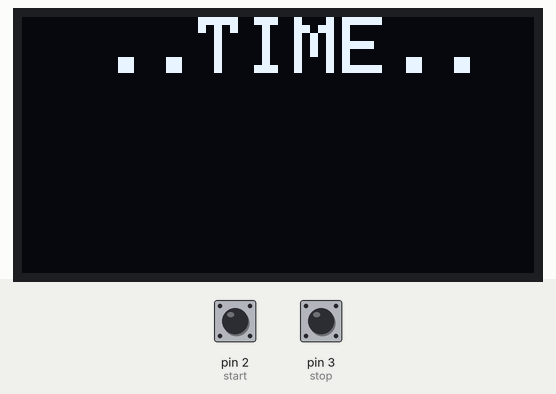
A sketch run on a simulated Arduino Uno, built with avr-gcc and run on an emulated ATmega328P. On the bench: 128×64 one-colour display. The inputs (shaded band) are chosen by the test bench; at power-on: pin 2 (start) HIGH, pin 3 (stop) HIGH. What the sketch prints to the serial monitor is not drawn.

Above: at 1.2 s.
1.3 s: pin 2 (start) pulled LOW for 0.15 s
At 1.59 s:
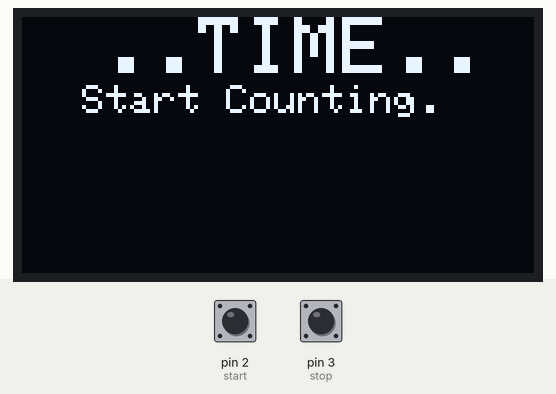
3.4 s: pin 3 (stop) pulled LOW for 0.15 s
At 4.5 s:
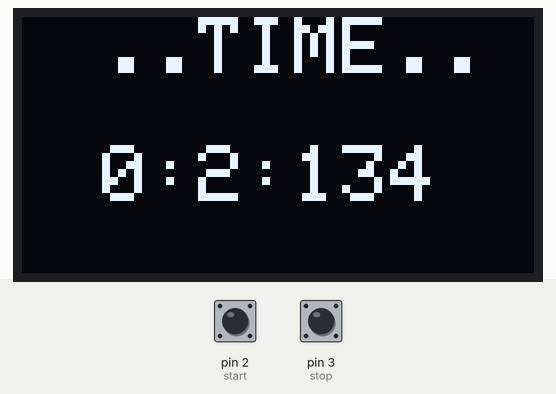
5.1 s: pin 3 (stop) pulled LOW for 1 s
At 7.1 s:
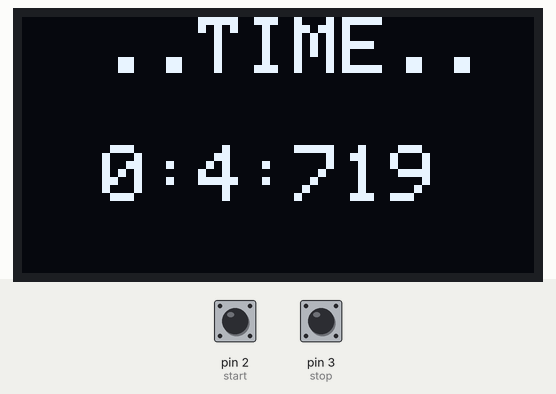
7.6 s: pin 2 (start) pulled LOW for 1 s
At 8.25 s:
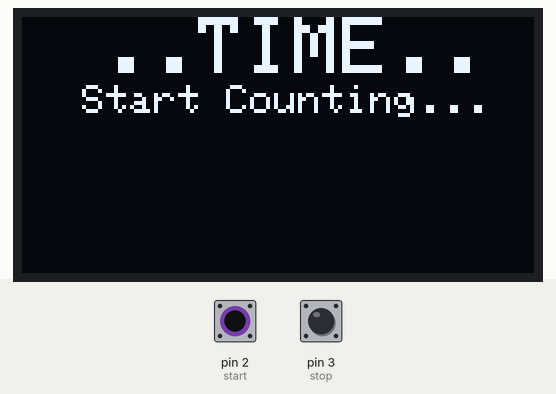
10.1 s: pin 2 (start) driven LOW and pin 3 (stop) driven LOW
At 10.96 s:
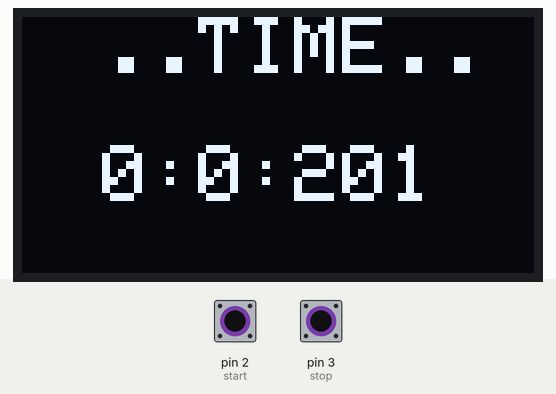
12.2 s: pin 2 (start) driven HIGH
At 12.81 s:
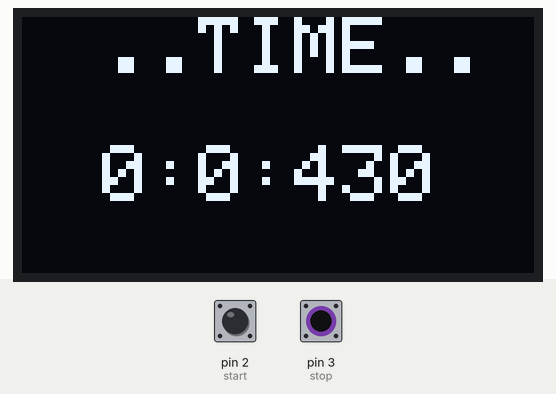
Timing chart, 0 to 15.1 s (numbered marks = the images above; inputs shaded):
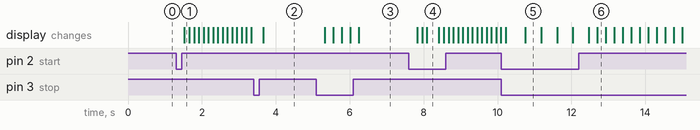

The sketch:

oled_with_stopwatch_v2.ino
```cpp
#include <SPI.h>
#include <Wire.h>
#include <Adafruit_GFX.h>
#include <Adafruit_SSD1306.h>

#define OLED_RESET 4
Adafruit_SSD1306 display(OLED_RESET);

unsigned long start,finished,elapsed;
int buf = 0;

void setup() {
  Serial.begin(9600);
  display.begin(SSD1306_SWITCHCAPVCC, 0x3C);  // initialize with the I2C addr 0x3D (for the 128x64)
  display.clearDisplay();
  display.setTextSize(2);
  display.setTextColor(WHITE);
  display.setCursor(20,0);
  display.println("..TIME..");
  display.display();
  pinMode(2, INPUT_PULLUP); // start
  pinMode(3, INPUT_PULLUP); // stop
}

void displayResult()
{
  float h,m,s,ms;
  unsigned long over;

  elapsed = finished-start;

  buf = 0;

  h = int(elapsed/3600000);
  over = elapsed % 3600000;
  m = int(over/60000);
  over = over % 60000;
  s = int(over / 1000);
  ms = over % 1000;
  Serial.print("Raw elapsed time: ");
  Serial.println(elapsed);
  Serial.print("Elapsed time: ");
  Serial.print(h, 0);
  Serial.print(" h ");
  Serial.print(m, 0);
  Serial.print(" m ");
  Serial.print(s, 0);
  Serial.print(" s ");
  Serial.print(ms, 0);
  Serial.println(" ms ");
  Serial.println();

  display.clearDisplay();
  display.setTextSize(2);
  display.setTextColor(WHITE);
  display.setCursor(20,0);
  display.println("..TIME..");
  display.setTextSize(2);
  display.setTextColor(WHITE);
  display.setCursor(20,32);
  display.print(m,0); display.print(":");  display.print(s,0); display.print(":");   display.println(ms,0);
  display.display();
}

void loop() {
  counter();
  buff();
  }

void counter(){
  if (digitalRead(2)== LOW)
  {
    start = millis();
    delay(200); //debounce
    Serial.println("Started...");
    buf = 1;

  }
  if (digitalRead(3)== LOW)
  {
    finished = millis();
    delay(200); //debounce
    displayResult();
  }
  }
void buff(){
  if (buf == 1){
    display.clearDisplay();
    display.setTextSize(2);
    display.setTextColor(WHITE);
    display.setCursor(20,0);
    display.println("..TIME..");
    display.setTextSize(1);

    display.setTextColor(WHITE);
    display.setCursor(15,17);
    display.println("Start Counting.");
    display.display();
    delay(100);

    //----------------------------------
    display.clearDisplay();
    display.setTextSize(2);
    display.setTextColor(WHITE);
    display.setCursor(20,0);
    display.println("..TIME..");

    display.setTextSize(1);
    display.setTextColor(WHITE);
    display.setCursor(15,17);
    display.println("Start Counting..");
    display.display();
    delay(100);

    //----------------------------------
    display.clearDisplay();
    display.setTextSize(2);
    display.setTextColor(WHITE);
    display.setCursor(20,0);
    display.println("..TIME..");

    display.setTextSize(1);
    display.setTextColor(WHITE);
    display.setCursor(15,17);
    display.println("Start Counting...");
    display.display();
    delay(100);
    }
  }
```

Measured:
- after the input at 1.3 s, the display: changes after 0.23 s (image 1)
- after the input at 3.4 s, the display: changes after 0.26 s (image 2)
- after the input at 5.1 s, the display: first changes after 0.23 s (image 3 shows a later state)
- after the input at 7.6 s, the display: first changes after 0.23 s (image 4 shows a later state)
- what the display in image 5 shows lasts 0.5 s, from 10.7 s to 11.2 s
